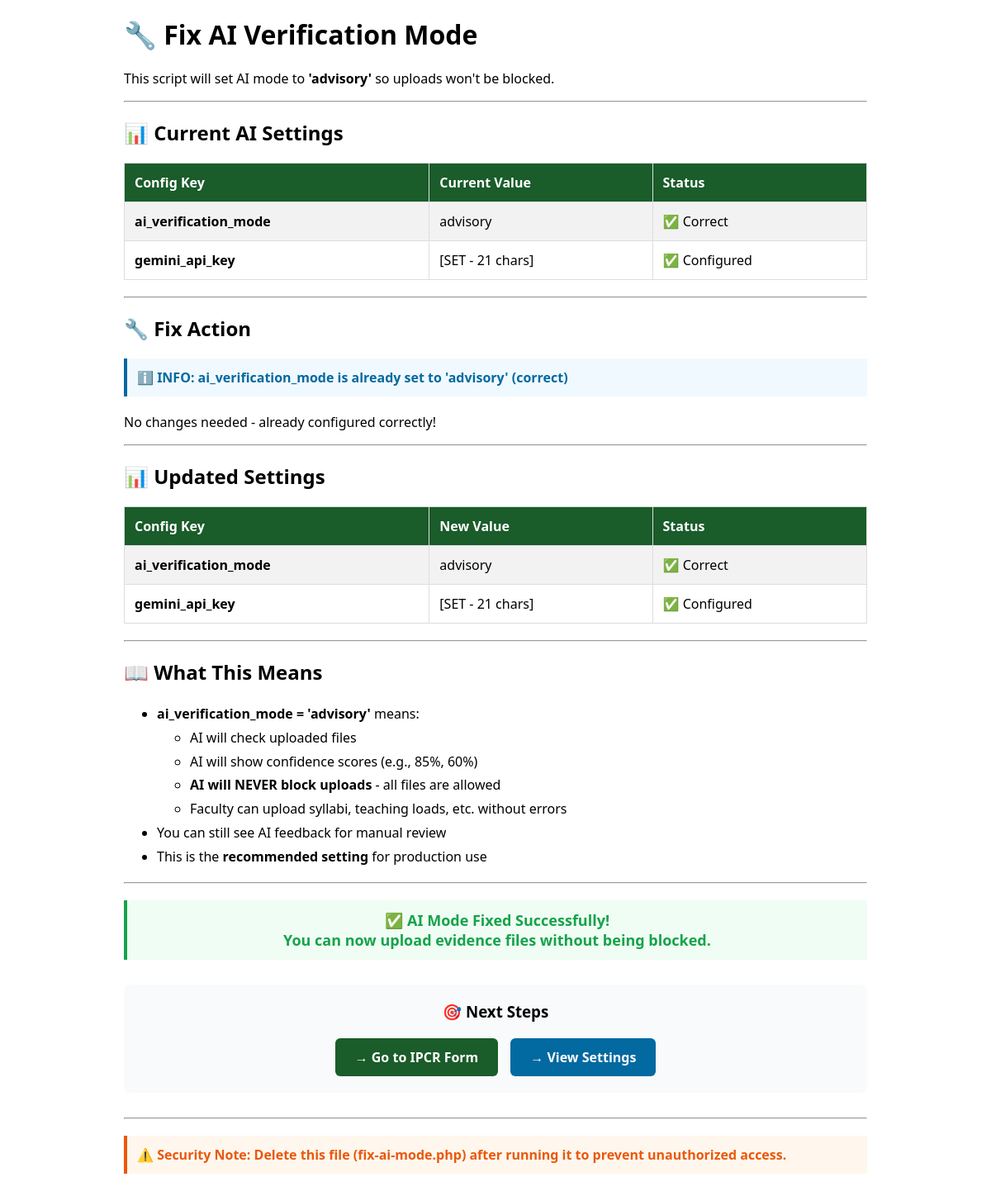
The app's page /fix-ai-mode.php with its own data.
### tables this page shows
CREATE TABLE `system_config` (
  `id` int(11) NOT NULL,
  `config_key` varchar(100) NOT NULL,
  `config_value` text DEFAULT NULL,
  `updated_at` timestamp NOT NULL DEFAULT current_timestamp() ON UPDATE current_timestamp()
);

### fix-ai-mode.php (the view, shortened to what this page needs)
<?php
try {
    $db = getDB();
    echo "<h1>🔧 Fix AI Verification Mode</h1>";
    echo "<p>This script will set AI mode to <strong>'advisory'</strong> so uploads won't be blocked.</p>";
    echo "<hr>";
    echo "<h2>📊 Current AI Settings</h2>";
    $stmt = $db->query("SELECT config_key, config_value FROM system_config WHERE config_key IN ('ai_verification_mode', 'gemini_api_key')");
    $settings = $stmt->fetchAll();
    echo "<table>";
    echo "<tr><th>Config Key</th><th>Current Value</th><th>Status</th></tr>";
    $hasMode = false;
    $currentMode = null;
    foreach ($settings as $s) {
        if ($s['config_key'] === 'ai_verification_mode') {
            $hasMode = true;
            $currentMode = $s['config_value'];
            $value = $s['config_value'] ?: '<em>(empty string)</em>';
            $status = $s['config_value'] === 'advisory' ? '✅ Correct' : '⚠️ Needs Fix';
        } else {
            $hasApiKey = strlen($s['config_value']) > 0;
            $value = $hasApiKey ? '[SET - ' . strlen($s['config_value']) . ' chars]' : '<em>[NOT SET]</em>';
            $status = $hasApiKey ? '✅ Configured' : 'ℹ️ Optional';
        }
        echo "<tr><td><strong>{$s['config_key']}</strong></td><td>{$value}</td><td>{$status}</td></tr>";
    }
    echo "</table>";
    echo "<hr>";
    echo "<h2>🔧 Fix Action</h2>";
    if (!$hasMode) {
        $db->prepare("INSERT INTO system_config (config_key, config_value, updated_at) VALUES (?, ?, NOW())")
           ->execute(['ai_verification_mode', 'advisory']);
        echo "<div class='success'>✅ SUCCESS: Added ai_verification_mode = 'advisory'</div>";
        echo "<p>The setting was <strong>missing</strong> from the database. It has been created with the recommended value.</p>";
    } else {
        echo "<div class='info'>ℹ️ INFO: ai_verification_mode is already set to 'advisory' (correct)</div>";
        echo "<p>No changes needed - already configured correctly!</p>";
    }
    echo "<hr>";
    echo "<h2>📊 Updated Settings</h2>";
    $stmt = $db->query("SELECT config_key, config_value FROM system_config WHERE config_key IN ('ai_verification_mode', 'gemini_api_key')");
    $settings = $stmt->fetchAll();
    echo "<table>";
    echo "<tr><th>Config Key</th><th>New Value</th><th>Status</th></tr>";
    foreach ($settings as $s) {
        if ($s['config_key'] === 'ai_verification_mode') {
            $value = $s['config_value'];
            $status = $s['config_value'] === 'advisory' ? '✅ Correct' : '⚠️ Unexpected';
        } else {
            $hasKey = strlen($s['config_value']) > 0;
            $value = $hasKey ? '[SET - ' . strlen($s['config_value']) . ' chars]' : '[NOT SET]';
            $status = $hasKey ? '✅ Configured' : 'ℹ️ Optional';
        }
        echo "<tr><td><strong>{$s['config_key']}</strong></td><td>{$value}</td><td>{$status}</td></tr>";
    }
    echo "</table>";
    echo "<hr>";
    echo "<h2>📖 What This Means</h2>";
    echo "<ul style='line-height:1.8;font-size:16px'>";
    echo "<li><strong>ai_verification_mode = 'advisory'</strong> means:</li>";
    echo "<ul><li>AI will check uploaded files</li>";
    echo "<li>AI will show confidence scores (e.g., 85%, 60%)</li>";
    echo "<li><strong>AI will NEVER block uploads</strong> - all files are allowed</li>";
    echo "<li>Faculty can upload syllabi, teaching loads, etc. without errors</li></ul>";
    echo "<li>You can still see AI feedback for manual review</li>";
    echo "<li>This is the <strong>recommended setting</strong> for production use</li>";
    echo "</ul>";
    echo "<hr>";
    echo "<div class='success' style='font-size:18px;text-align:center'>";
    echo "<strong>✅ AI Mode Fixed Successfully!</strong><br>";
    echo "You can now upload evidence files without being blocked.";
    echo "</div>";
    echo "<div style='margin:30px 0;padding:20px;background:#f9fafb;border-radius:8px;text-align:center'>";
    echo "<h3 style='margin-top:0'>🎯 Next Steps</h3>";
    echo "<div style='display:flex;gap:15px;justify-content:center;flex-wrap:wrap;margin-top:20px'>";
    echo "<a href='faculty/ipcr-form.php' style='background:#1a5c2a;color:white;padding:12px 24px;border-radius:6px;text-decoration:none;font-weight:bold'>→ Go to IPCR Form</a>";
    echo "<a href='admin/settings.php' style='background:#0369a1;color:white;padding:12px 24px;border-radius:6px;text-decoration:none;font-weight:bold'>→ View Settings</a>";
    echo "</div>";
    echo "</div>";
    echo "<hr>";
    echo "<div class='warning'>";
    echo "<strong>⚠️ Security Note:</strong> Delete this file (fix-ai-mode.php) after running it to prevent unauthorized access.";
    echo "</div>";
} catch (Exception $e) {
    echo "<div style='color:red;font-weight:bold;padding:20px;background:#fee;border:2px solid red;border-radius:8px'>";
    echo "❌ ERROR: " . htmlspecialchars($e->getMessage());
    echo "</div>";
    echo "<p>Make sure:</p>";
    echo "<ul>";
    echo "<li>XAMPP MySQL is running</li>";
    echo "<li>Database credentials in config/database.php are correct</li>";
    echo "<li>Database 'ipcr_system' exists</li>";
    echo "</ul>";
}
?>

### fix-ai-mode.php (style rules this page uses)
table { border-collapse:collapse;width:100%;margin:20px 0 }
th,td { border:1px solid #ddd;padding:12px;text-align:left }
th { background:#1a5c2a;color:white }
tr:nth-child(even) { background:#f2f2f2 }
.success { color:#16a34a;font-weight:bold;padding:12px;background:#f0fdf4;border-left:4px solid #16a34a;margin:20px 0 }
.info { color:#0369a1;font-weight:bold;padding:12px;background:#f0f9ff;border-left:4px solid #0369a1;margin:20px 0 }
.warning { color:#ea580c;font-weight:bold;padding:12px;background:#fff7ed;border-left:4px solid #ea580c;margin:20px 0 }

### records on screen
system_config: config_key "ai_verification_mode", config_value "advisory", config_value "✅ Correct"
system_config: config_key "gemini_api_key", config_value "21", config_value "✅ Configured", config_value "[SET - 21 chars]"
